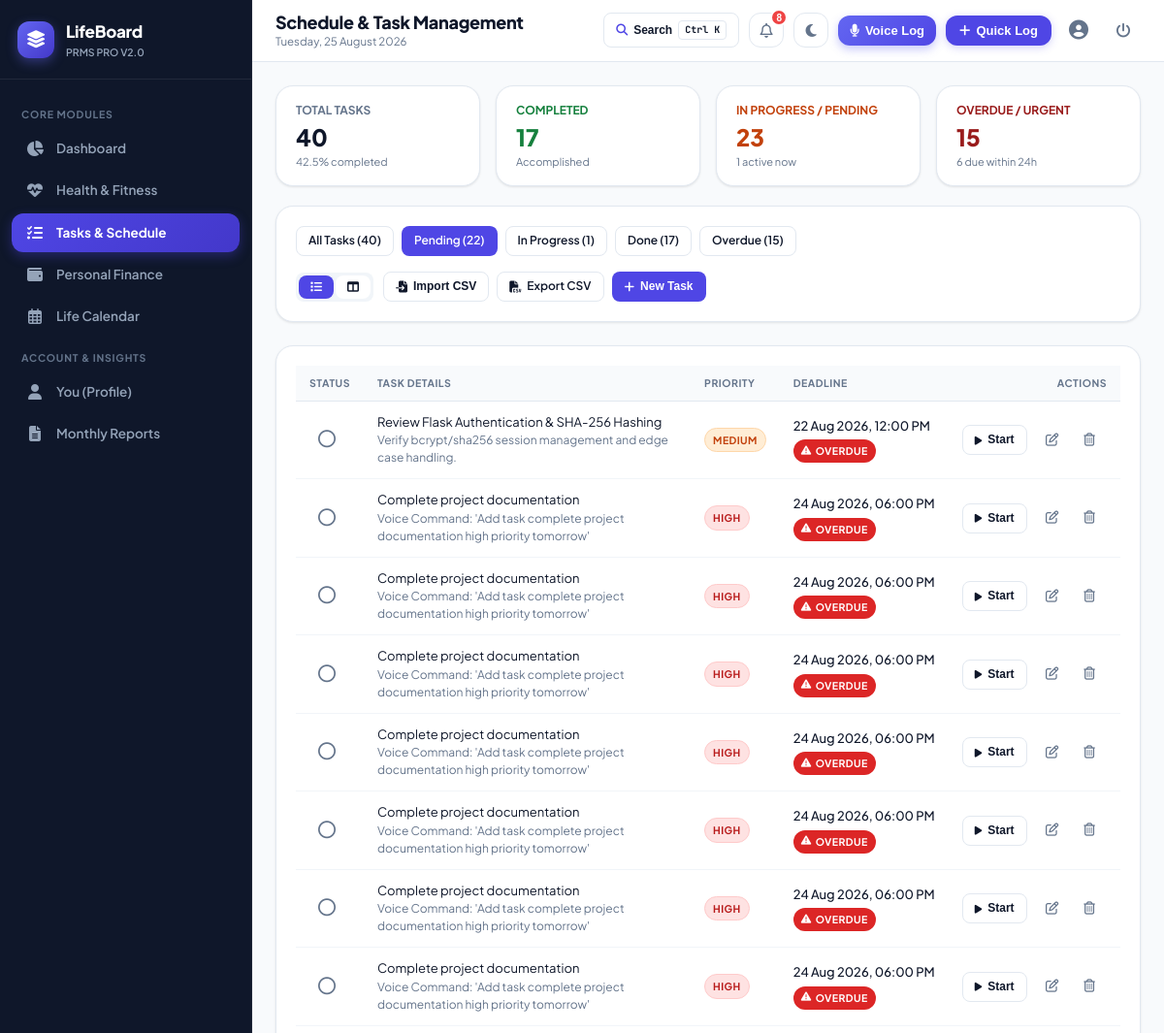
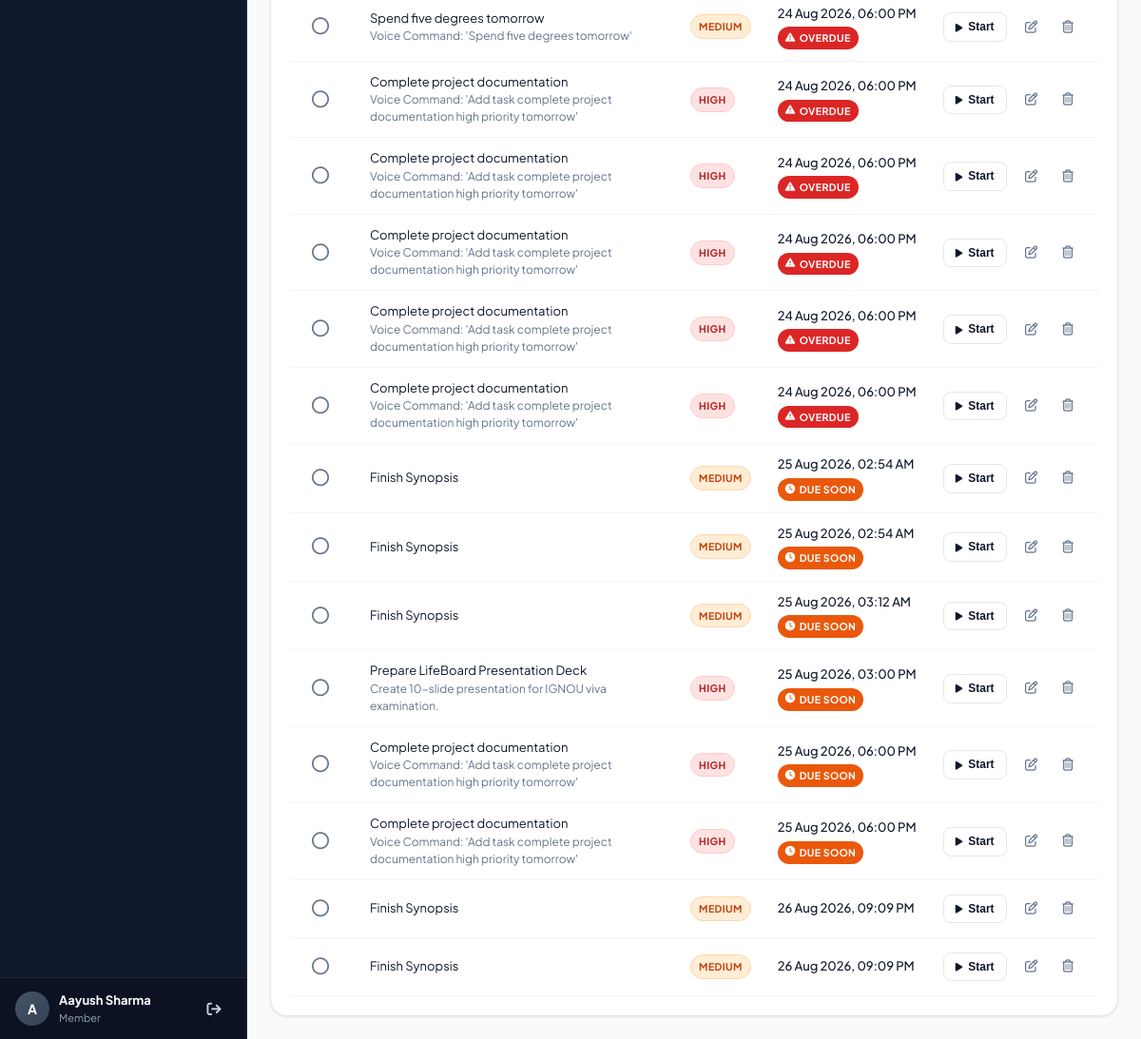
The page /tasks?status=pending&view=list (signed in) on the database as committed earlier (2 pictures, top to bottom).
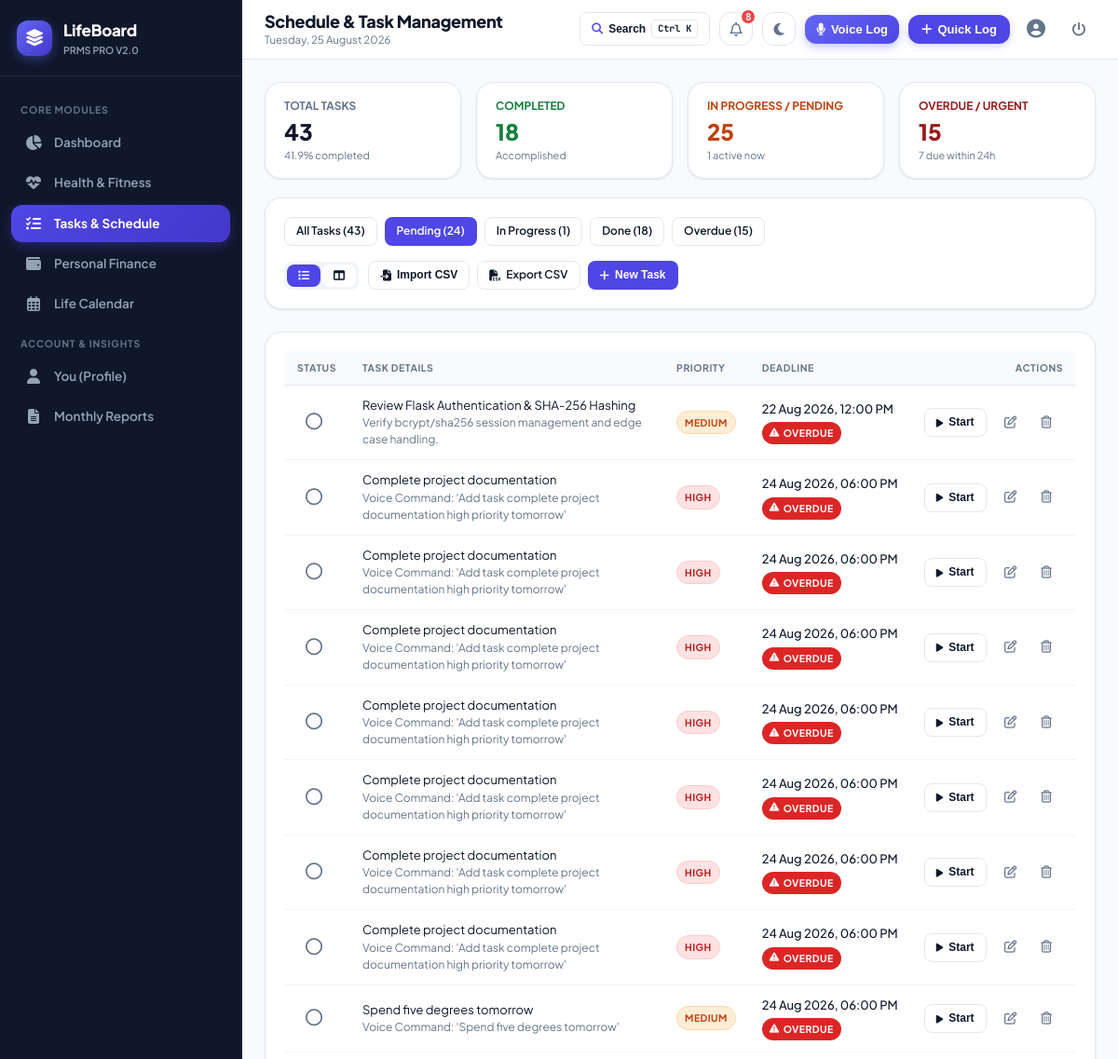
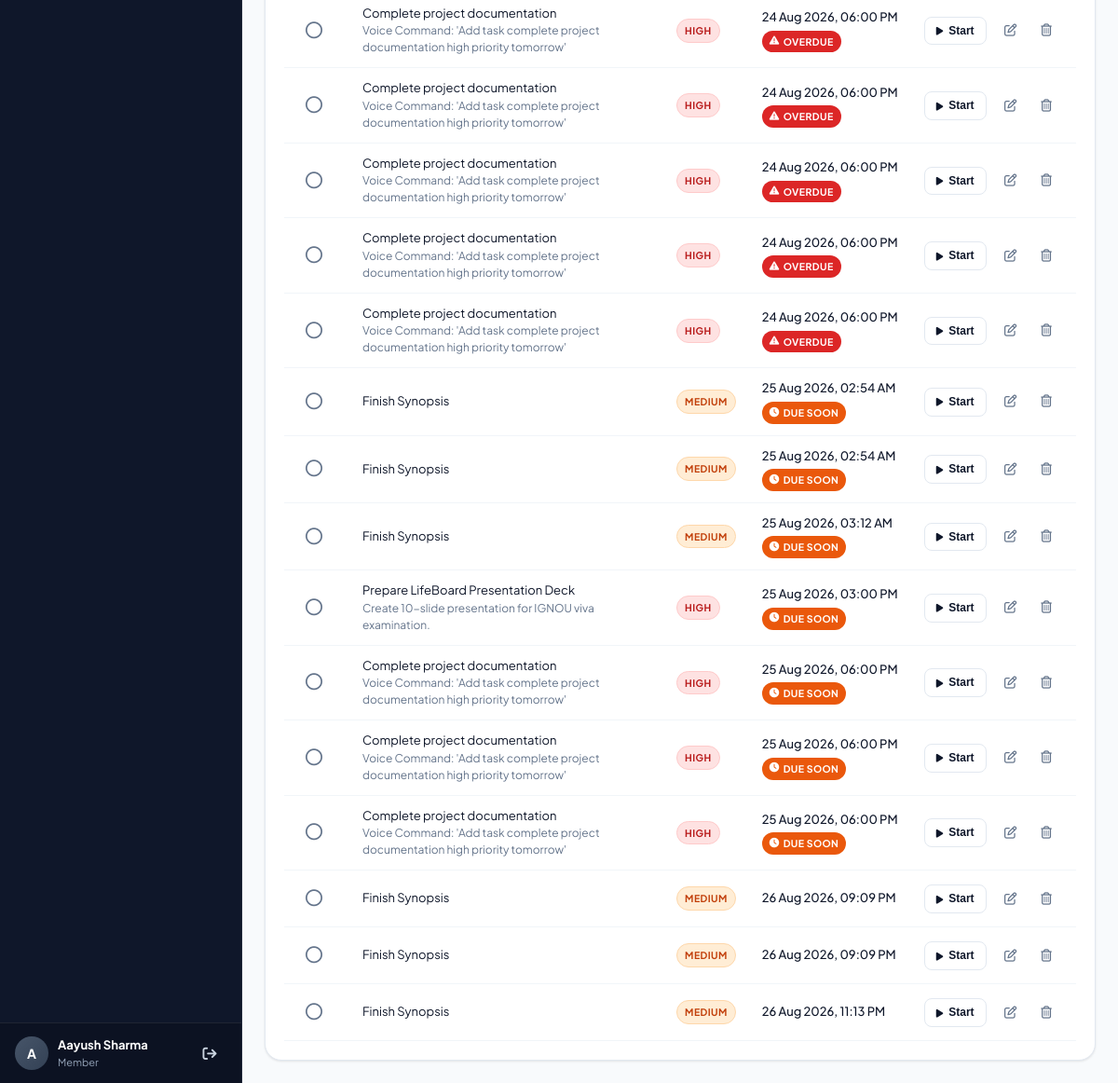
The same page on the database as committed later (2 pictures, top to bottom).
### tables this page shows
CREATE TABLE tasks (
        task_id INTEGER PRIMARY KEY AUTOINCREMENT,
        user_id INTEGER NOT NULL,
        title VARCHAR(100) NOT NULL,
        description TEXT,
        priority VARCHAR(10) NOT NULL CHECK (priority IN ('high', 'medium', 'low')),
        status VARCHAR(15) DEFAULT 'pending' CHECK (status IN ('pending', 'in_progress', 'done')),
        deadline DATETIME NOT NULL,
        completed_at DATETIME,
        created_at DATETIME DEFAULT CURRENT_TIMESTAMP,
        FOREIGN KEY (user_id) REFERENCES users(user_id) ON DELETE CASCADE
    );

### app.py (the view)
@app.route('/tasks')
@login_required
def tasks():
    user_id = session['user_id']
    filter_status = request.args.get('status', 'all').lower()
    view_mode = request.args.get('view', 'list') # 'list' or 'board'
    task_list = models.get_user_tasks(user_id, filter_status=filter_status)
    task_summary = models.get_task_summary(user_id)
    pending_tasks = [t for t in task_list if t['status'] == 'pending']
    in_progress_tasks = [t for t in task_list if t['status'] == 'in_progress']
    done_tasks = [t for t in task_list if t['status'] == 'done']
    return render_template('tasks/index.html',
                           tasks=task_list,
                           summary=task_summary,
                           current_filter=filter_status,
                           view_mode=view_mode,
                           pending_tasks=pending_tasks,
                           in_progress_tasks=in_progress_tasks,
                           done_tasks=done_tasks)

### app.py (called while the page is built)
def login_required(f):
    @wraps(f)
    def decorated_function(*args, **kwargs):
        if 'user_id' not in session:
            flash('Please log in to access this page.', 'warning')
            return redirect(url_for('login', next=request.path))
        return f(*args, **kwargs)
    return decorated_function

@app.after_request
def add_security_headers(response):
    response.headers['Cache-Control'] = 'no-cache, no-store, must-revalidate, max-age=0'
    response.headers['Pragma'] = 'no-cache'
    response.headers['Expires'] = '0'
    return response

@app.context_processor
def inject_global_variables():
    current_user = None
    notifications = []
    if 'user_id' in session:
        current_user = models.get_user_by_id(session['user_id'])
        notifications = models.get_user_notifications(session['user_id'])
    return {
        'current_user': current_user,
        'notifications': notifications,
        'unread_notifications_count': len(notifications),
        'today_date': date.today().strftime('%A, %d %B %Y'),
        'current_year': date.today().year,
        'current_month': date.today().month,
        'now': datetime.now()
    }

### templates/tasks/index.html (shortened to what the changed rows need)
{% extends "base.html" %}
{% block page_title %}Schedule & Task Management{% endblock %}
{% block content %}
<div class="grid-4">
  <div class="card" style="padding: 16px 20px;">
    <div style="font-size: 12px; font-weight: 700; color: var(--text-muted); text-transform: uppercase;">Total Tasks</div>
    <div style="font-size: 24px; font-weight: 800; color: var(--text-main);">{{ summary.total }}</div>
    <div style="font-size: 11px; color: var(--text-muted);">{{ summary.completion_rate }}% completed</div>
  </div>
  <div class="card" style="padding: 16px 20px;">
    <div style="font-size: 12px; font-weight: 700; color: #15803d; text-transform: uppercase;">Completed</div>
    <div style="font-size: 24px; font-weight: 800; color: #15803d;">{{ summary.done }}</div>
    <div style="font-size: 11px; color: var(--text-muted);">Accomplished</div>
  </div>
  <div class="card" style="padding: 16px 20px;">
    <div style="font-size: 12px; font-weight: 700; color: #c2410c; text-transform: uppercase;">In Progress / Pending</div>
    <div style="font-size: 24px; font-weight: 800; color: #c2410c;">{{ summary.pending + summary.in_progress }}</div>
    <div style="font-size: 11px; color: var(--text-muted);">{{ summary.in_progress }} active now</div>
  </div>
  <div class="card" style="padding: 16px 20px;">
    <div style="font-size: 12px; font-weight: 700; color: #991b1b; text-transform: uppercase;">Overdue / Urgent</div>
    <div style="font-size: 24px; font-weight: 800; color: #991b1b;">{{ summary.overdue }}</div>
    <div style="font-size: 11px; color: var(--text-muted);">{{ summary.due_soon }} due within 24h</div>
  </div>
</div>
<div class="card" style="margin-bottom: 24px;">
  <div style="display: flex; justify-content: space-between; align-items: center; flex-wrap: wrap; gap: 16px;">
    <div style="display: flex; gap: 8px; flex-wrap: wrap;">
      <a href="{{ url_for('tasks', status='all', view=view_mode) }}" class="btn btn-sm {% if current_filter == 'all' %}btn-primary{% else %}btn-secondary{% endif %}">
        All Tasks ({{ summary.total }})
      </a>
      <a href="{{ url_for('tasks', status='pending', view=view_mode) }}" class="btn btn-sm {% if current_filter == 'pending' %}btn-primary{% else %}btn-secondary{% endif %}">
        Pending ({{ summary.pending }})
      </a>
      <a href="{{ url_for('tasks', status='in_progress', view=view_mode) }}" class="btn btn-sm {% if current_filter == 'in_progress' %}btn-primary{% else %}btn-secondary{% endif %}">
        In Progress ({{ summary.in_progress }})
      </a>
      <a href="{{ url_for('tasks', status='done', view=view_mode) }}" class="btn btn-sm {% if current_filter == 'done' %}btn-primary{% else %}btn-secondary{% endif %}">
        Done ({{ summary.done }})
      </a>
      <a href="{{ url_for('tasks', status='overdue', view=view_mode) }}" class="btn btn-sm {% if current_filter == 'overdue' %}btn-danger{% else %}btn-secondary{% endif %}">
        Overdue ({{ summary.overdue }})
      </a>
    </div>
  </div>
</div>
{% if view_mode == 'board' %}
<div class="kanban-grid">
  <div class="kanban-col">
    <div class="kanban-header">
      <span><i class="fa-regular fa-circle" style="color: #64748b; margin-right: 6px;"></i>Pending</span>
      <span class="badge badge-secondary">{{ pending_tasks | length }}</span>
    </div>
    {% for task in pending_tasks %}
    <div class="kanban-card">
      <div style="display: flex; justify-content: space-between; align-items: flex-start; margin-bottom: 6px;">
        <span class="badge badge-priority-{{ task.priority }}">{{ task.priority }}</span>
        {% if task.is_overdue %}
          <span class="badge badge-overdue">OVERDUE</span>
        {% elif task.is_due_soon %}
          <span class="badge badge-due-soon">Due Soon</span>
        {% endif %}
      </div>
      <h4 style="font-size: 14px; margin-bottom: 6px;">{{ task.title }}</h4>
      {% if task.description %}
      <p style="font-size: 12px; color: var(--text-muted); margin-bottom: 10px;">{{ task.description }}</p>
      {% endif %}
      <div style="font-size: 11px; color: var(--text-muted); margin-bottom: 10px;">
        <i class="fa-regular fa-clock"></i> {{ task.deadline_dt.strftime('%d %b, %I:%M %p') }}
      </div>
      <div style="display: flex; gap: 6px; border-top: 1px solid var(--border-light); padding-top: 8px;">
        <form action="{{ url_for('update_task_status_route', task_id=task.task_id) }}" method="POST" style="margin: 0;">
          <input type="hidden" name="status" value="in_progress">
          <button type="submit" class="btn btn-secondary btn-sm" style="font-size: 11px;">Start</button>
        </form>
        <form action="{{ url_for('update_task_status_route', task_id=task.task_id) }}" method="POST" style="margin: 0;">
          <input type="hidden" name="status" value="done">
          <button type="submit" class="btn btn-secondary btn-sm" style="font-size: 11px;"><i class="fa-solid fa-check"></i> Done</button>
        </form>
      </div>
    </div>
    {% endfor %}
  </div>
  <div class="kanban-col">
    <div class="kanban-header">
      <span><i class="fa-solid fa-spinner" style="color: #ea580c; margin-right: 6px;"></i>In Progress</span>
      <span class="badge badge-secondary">{{ in_progress_tasks | length }}</span>
    </div>
    {% for task in in_progress_tasks %}
    <div class="kanban-card" style="border-left: 3px solid #ea580c;">
      <div style="display: flex; justify-content: space-between; align-items: flex-start; margin-bottom: 6px;">
        <span class="badge badge-priority-{{ task.priority }}">{{ task.priority }}</span>
        {% if task.is_overdue %}
          <span class="badge badge-overdue">OVERDUE</span>
        {% elif task.is_due_soon %}
          <span class="badge badge-due-soon">Due Soon</span>
        {% endif %}
      </div>
      <h4 style="font-size: 14px; margin-bottom: 6px;">{{ task.title }}</h4>
      {% if task.description %}
      <p style="font-size: 12px; color: var(--text-muted); margin-bottom: 10px;">{{ task.description }}</p>
      {% endif %}
      <div style="font-size: 11px; color: var(--text-muted); margin-bottom: 10px;">
        <i class="fa-regular fa-clock"></i> {{ task.deadline_dt.strftime('%d %b, %I:%M %p') }}
      </div>
      <div style="display: flex; gap: 6px; border-top: 1px solid var(--border-light); padding-top: 8px;">
        <form action="{{ url_for('update_task_status_route', task_id=task.task_id) }}" method="POST" style="margin: 0;">
          <input type="hidden" name="status" value="done">
          <button type="submit" class="btn btn-primary btn-sm" style="font-size: 11px;"><i class="fa-solid fa-check"></i> Complete</button>
        </form>
      </div>
    </div>
    {% endfor %}
  </div>
  <div class="kanban-col">
    <div class="kanban-header">
      <span><i class="fa-solid fa-circle-check" style="color: var(--success); margin-right: 6px;"></i>Completed</span>
      <span class="badge badge-secondary">{{ done_tasks | length }}</span>
    </div>
    {% for task in done_tasks %}
    <div class="kanban-card" style="opacity: 0.75;">
      <h4 style="font-size: 14px; text-decoration: line-through; margin-bottom: 6px;">{{ task.title }}</h4>
      <div style="font-size: 11px; color: var(--text-muted);">
        Completed on {{ task.completed_at or 'Recently' }}
      </div>
    </div>
    {% endfor %}
  </div>
</div>
{% else %}
<div class="card">
  {% if tasks %}
  <div class="table-responsive desktop-only-table">
    <table class="table-custom">
      <thead>
        <tr>
          <th style="width: 40px;">Status</th>
          <th>Task Details</th>
          <th>Priority</th>
          <th>Deadline</th>
          <th style="text-align: right;">Actions</th>
        </tr>
      </thead>
      <tbody>
        {% for t in tasks %}
        <tr class="{% if t.status == 'done' %}task-item status-done{% endif %}">
          <td>
            <form action="{{ url_for('update_task_status_route', task_id=t.task_id) }}" method="POST" style="margin: 0;">
              {% if t.status == 'done' %}
                <input type="hidden" name="status" value="pending">
                <button type="submit" class="btn-icon" title="Mark as Pending" style="color: var(--success);">
                  <i class="fa-solid fa-circle-check" style="font-size: 18px;"></i>
                </button>
              {% else %}
                <button type="submit" class="btn-icon" title="Mark as Done" onclick="triggerConfetti()">
                  <i class="fa-regular fa-circle" style="font-size: 18px;"></i>
                </button>
              {% endif %}
            </form>
          </td>
          <td>
            <div class="task-title" style="{% if t.status == 'done' %}text-decoration: line-through; color: var(--text-muted);{% endif %}">
              {{ t.title }}
            </div>
            {% if t.description %}
            <div style="font-size: 12px; color: var(--text-muted);">{{ t.description }}</div>
            {% endif %}
          </td>
          <td>
            <span class="badge badge-priority-{{ t.priority }}">{{ t.priority }}</span>
          </td>
          <td>
            <div style="font-size: 13px; font-weight: 500; white-space: nowrap;">
              {{ t.deadline_dt.strftime('%d %b %Y, %I:%M %p') }}
            </div>
            {% if t.is_overdue %}
              <span class="badge badge-overdue" style="margin-top: 4px;"><i class="fa-solid fa-triangle-exclamation"></i> OVERDUE</span>
            {% elif t.is_due_soon %}
              <span class="badge badge-due-soon" style="margin-top: 4px;"><i class="fa-solid fa-clock"></i> Due Soon</span>
            {% endif %}
          </td>
          <td style="text-align: right; white-space: nowrap;">
            {% if t.status != 'done' %}
            <form action="{{ url_for('update_task_status_route', task_id=t.task_id) }}" method="POST" style="display: inline-block; margin-right: 6px;">
              <button type="submit" class="btn btn-secondary btn-sm" {% if t.status == 'in_progress' %}onclick="triggerConfetti()"{% endif %}>
                {% if t.status == 'pending' %}<i class="fa-solid fa-play" style="font-size: 10px;"></i> Start{% else %}<i class="fa-solid fa-check"></i> Done{% endif %}
              </button>
            </form>
            {% endif %}
            <button type="button" class="btn-icon" title="Edit Task" onclick="openEditTaskModal({{ t.task_id }}, '{{ t.title | escape }}', '{{ (t.description or '') | escape }}', '{{ t.priority }}', '{{ t.deadline }}')">
              <i class="fa-regular fa-pen-to-square"></i>
            </button>
            <form action="{{ url_for('delete_task_route', task_id=t.task_id) }}" method="POST" style="display: inline;" data-confirm="Are you sure you want to delete this task?">
              <button type="submit" class="btn-icon danger" title="Delete Task">
                <i class="fa-regular fa-trash-can"></i>
              </button>
            </form>
          </td>
        </tr>
        {% endfor %}
      </tbody>
    </table>
  </div>
  {% endif %}
</div>
{% endif %}
{% endblock %}

Rows that differ between the two databases and show on the page:
added tasks: status "pending" (drawn), title "Complete project documentation", description "Voice Command: 'Add task complete project documentation high priority tomorrow'", priority "HIGH", deadline_dt "25 Aug 2026, 06:00 PM", shows "DUE SOON"
added tasks: status "pending" (drawn), title "Finish Synopsis", priority "MEDIUM", deadline_dt "26 Aug 2026, 11:13 PM"
Other text that changed with them:
{{ summary.total }}: "40" → "43"
{{ summary.completion_rate }}: "42.5" → "41.9"
{{ summary.done }}: "17" → "18"
{{ summary.pending + summary.in_progress }}: "23" → "25"
{{ summary.due_soon }}: "6" → "7"
{{ summary.pending }}: "22" → "24"
